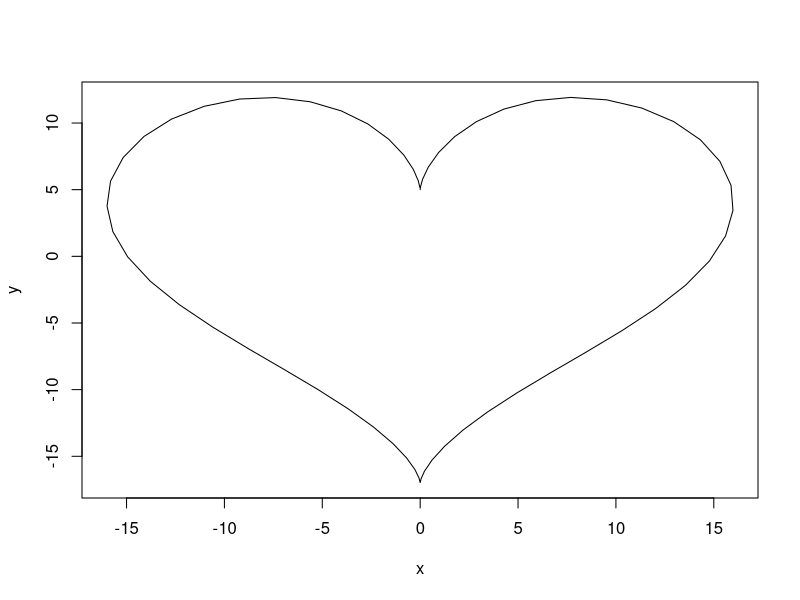

Recreate this plot in R.
## ---- chunk 1
dat<- data.frame(t=seq(0, 2*pi, by=0.1) )
 xhrt <- function(t) 16*sin(t)^3
 yhrt <- function(t) 13*cos(t)-5*cos(2*t)-2*cos(3*t)-cos(4*t)
 dat$y=yhrt(dat$t)
 dat$x=xhrt(dat$t)
 with(dat, plot(x,y, type="l"))
